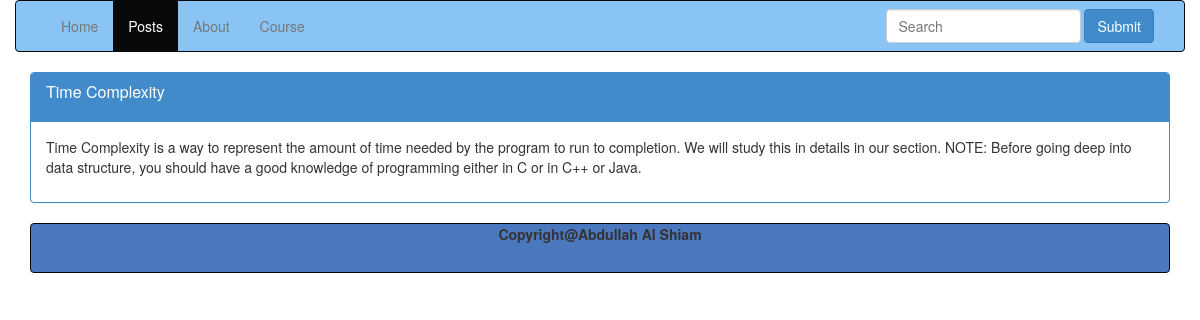
Screenshot of /?controller=posts&action=show&id=4 with the database file from the repository.
### tables this page shows
CREATE TABLE `posts` (
  `id` int(11) NOT NULL,
  `title` varchar(255) NOT NULL,
  `content` text NOT NULL,
  `description` text NOT NULL
);

### controllers/posts_controller.php (called while the page is built, shortened)
<?php
  class PostsController {
    public function show() {
      $post = Post::find($_GET['id']);
      require_once('views/posts/show.php');
    }
  }
?>

### index.php (called while the page is built, shortened)
<?php
  require_once('views/layout.php');
?>

### models/post.php (called while the page is built, shortened)
<?php
  class Post {
    public function __construct($id, $title, $content,$description) {
      $this->title  = $title;
      $this->description = $description;
    }
    public static function find($id) {
      $db = Db::getInstance();
      $id = intval($id);
      $req = $db->prepare('SELECT * FROM posts WHERE id = :id');
      $req->execute(array('id' => $id));
      $post = $req->fetch();
      return new Post($post['id'], $post['title'], $post['content'],$post['description']);
    }
  }
?>

### views/posts/show.php (the view, shortened to what this page needs)
<div class="container">
  <div class="row">
    <nav class="navbar navbar-default navbar-inverse" style="background-color: #89C4F4;" role="navigation">
      <div class="container-fluid">
        <div class="collapse navbar-collapse" id="bs-example-navbar-collapse-1">
          <ul class="nav navbar-nav">
            <li><a href='?controller=pages&action=home'>Home</a></li>
            <li class="active"><a href='?controller=posts&action=index'>Posts</a></li>
           <li><a href='#'>About</a></li>
            <li><a href='#'>Course</a></li>
          </ul>
          <form class="navbar-form navbar-right" role="search">
            <div class="form-group">
              <input type="text" class="form-control" placeholder="Search">
            </div>
            <button type="submit" class="btn  btn-primary">Submit</button>
          </form>
        </div>
      </div>
    </nav>
  </div>
<div class="row">
<div class="col-sm-12">
<div class="panel panel-primary">
  <div class="panel-heading">
    <h3 class="panel-title"><p><?php echo $post->title; ?></p></h3>
  </div>
  <div class="panel-body">
<p><?php echo $post->description; ?></p>
  </div>
</div>
</div>
</div>
 <footer>
  <nav class="navbar navbar-default navbar-inverse" style="background-color: #4B77BE;" role="navigation">
      <p class="text-center"><b>Copyright@Abdullah Al Shiam</b></p>
    </nav>
    </footer>
</div>

### rows the page displays
posts: title "Time Complexity", description "Time Complexity is a way to represent the amount of time needed by the program to run to completion. We will study this in details in our section. NOTE: Before going deep into data structure, you should have a good knowledge of programming either in C or in C++ or Java."
